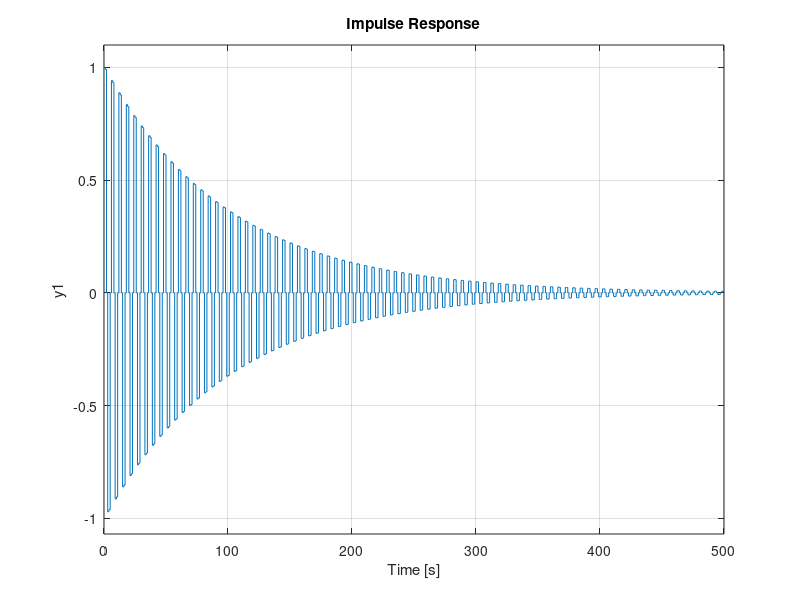

Recreate this plot in MATLAB. (Note: this script raises an error after producing the figure.)
%% 3a)
th = pi/3;
r = .99; %0.99, 0.9, 0.7
p1 = r*cos(th)+j*r*sin(th);
p2 = r*cos(th)-j*r*sin(th);

coeff_a = [1 -(p1+p2) p1*p2];
coeff_b = [1 0 0];

freqz(coeff_b, coeff_a);
%% 3b)
 impulse(tf(coeff_b, coeff_a, -1));

%% 4)
load('pcm.mat');
x = pcm;
th = 3146*2*pi/fs;
r = .99;
p1 = r*cos(th)+j*r*sin(th);
p2 = r*cos(th)-j*r*sin(th);

coeff_a = [1 -(p1+p2) p1*p2];
coeff_b = [1 0 0];

y = IIR_filter(x,coeff_b,coeff_a);

hold on
pspectrum(x, fs)
soundsc(x,fs)
pause(3);
pspectrum(y, fs)
soundsc(y,fs)
legend("Espectro original", "Espectro con Filtro IIR")
hold off
t = (0:length(x)-1)/fs;
figure

subplot 121
plot(t,x);
title("Señal pcm original");
xlabel("Tiempo (s)"); ylabel("Amplitud");
subplot 122
plot(t,y);
title("Señal pcm filtrada");
xlabel("Tiempo (s)"); ylabel("Amplitud");